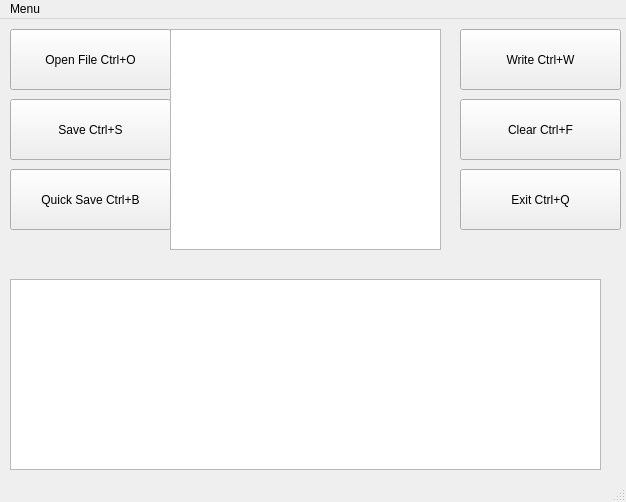
<?xml version="1.0" encoding="UTF-8"?>
<ui version="4.0">
 <class>MainWindow</class>
 <widget class="QMainWindow" name="MainWindow">
  <property name="geometry">
   <rect>
    <x>0</x>
    <y>0</y>
    <width>626</width>
    <height>502</height>
   </rect>
  </property>
  <property name="windowTitle">
   <string>MainWindow</string>
  </property>
  <widget class="QWidget" name="centralwidget">
   <widget class="QPushButton" name="pushButton">
    <property name="geometry">
     <rect>
      <x>10</x>
      <y>10</y>
      <width>161</width>
      <height>61</height>
     </rect>
    </property>
    <property name="text">
     <string>Open File Ctrl+O</string>
    </property>
   </widget>
   <widget class="QPushButton" name="pushButton_2">
    <property name="geometry">
     <rect>
      <x>10</x>
      <y>80</y>
      <width>161</width>
      <height>61</height>
     </rect>
    </property>
    <property name="text">
     <string>Save Ctrl+S</string>
    </property>
   </widget>
   <widget class="QTextEdit" name="textEdit">
    <property name="geometry">
     <rect>
      <x>170</x>
      <y>10</y>
      <width>271</width>
      <height>221</height>
     </rect>
    </property>
    <property name="html">
     <string>&lt;!DOCTYPE HTML PUBLIC &quot;-//W3C//DTD HTML 4.0//EN&quot; &quot;http://www.w3.org/TR/REC-html40/strict.dtd&quot;&gt;
&lt;html&gt;&lt;head&gt;&lt;meta name=&quot;qrichtext&quot; content=&quot;1&quot; /&gt;&lt;style type=&quot;text/css&quot;&gt;
p, li { white-space: pre-wrap; }
&lt;/style&gt;&lt;/head&gt;&lt;body style=&quot; font-family:'MS Shell Dlg 2'; font-size:7.8pt; font-weight:400; font-style:normal;&quot;&gt;
&lt;p style=&quot;-qt-paragraph-type:empty; margin-top:0px; margin-bottom:0px; margin-left:0px; margin-right:0px; -qt-block-indent:0; text-indent:0px;&quot;&gt;&lt;br /&gt;&lt;/p&gt;&lt;/body&gt;&lt;/html&gt;</string>
    </property>
   </widget>
   <widget class="QTextBrowser" name="textBrowser">
    <property name="geometry">
     <rect>
      <x>10</x>
      <y>260</y>
      <width>591</width>
      <height>191</height>
     </rect>
    </property>
    <property name="html">
     <string>&lt;!DOCTYPE HTML PUBLIC &quot;-//W3C//DTD HTML 4.0//EN&quot; &quot;http://www.w3.org/TR/REC-html40/strict.dtd&quot;&gt;
&lt;html&gt;&lt;head&gt;&lt;meta name=&quot;qrichtext&quot; content=&quot;1&quot; /&gt;&lt;style type=&quot;text/css&quot;&gt;
p, li { white-space: pre-wrap; }
&lt;/style&gt;&lt;/head&gt;&lt;body style=&quot; font-family:'MS Shell Dlg 2'; font-size:7.8pt; font-weight:400; font-style:normal;&quot;&gt;
&lt;p style=&quot;-qt-paragraph-type:empty; margin-top:0px; margin-bottom:0px; margin-left:0px; margin-right:0px; -qt-block-indent:0; text-indent:0px;&quot;&gt;&lt;br /&gt;&lt;/p&gt;&lt;/body&gt;&lt;/html&gt;</string>
    </property>
   </widget>
   <widget class="QPushButton" name="pushButton_3">
    <property name="geometry">
     <rect>
      <x>460</x>
      <y>80</y>
      <width>161</width>
      <height>61</height>
     </rect>
    </property>
    <property name="text">
     <string>Clear Ctrl+F</string>
    </property>
   </widget>
   <widget class="QPushButton" name="pushButton_4">
    <property name="geometry">
     <rect>
      <x>460</x>
      <y>10</y>
      <width>161</width>
      <height>61</height>
     </rect>
    </property>
    <property name="text">
     <string>Write Ctrl+W</string>
    </property>
   </widget>
   <widget class="QPushButton" name="pushButton_5">
    <property name="geometry">
     <rect>
      <x>460</x>
      <y>150</y>
      <width>161</width>
      <height>61</height>
     </rect>
    </property>
    <property name="text">
     <string>Exit Ctrl+Q</string>
    </property>
   </widget>
   <widget class="QPushButton" name="pushButton_6">
    <property name="geometry">
     <rect>
      <x>10</x>
      <y>150</y>
      <width>161</width>
      <height>61</height>
     </rect>
    </property>
    <property name="text">
     <string>Quick Save Ctrl+B</string>
    </property>
   </widget>
  </widget>
  <widget class="QMenuBar" name="menubar">
   <property name="geometry">
    <rect>
     <x>0</x>
     <y>0</y>
     <width>626</width>
     <height>26</height>
    </rect>
   </property>
   <widget class="QMenu" name="menuMenu">
    <property name="title">
     <string>Menu</string>
    </property>
    <addaction name="Dosya_ac"/>
    <addaction name="actionDosyaya_Yaz"/>
    <addaction name="actionMetni_Sil"/>
    <addaction name="actionYaz"/>
    <addaction name="actionCikis"/>
    <addaction name="actionHizli_Kayit"/>
   </widget>
   <addaction name="menuMenu"/>
  </widget>
  <widget class="QStatusBar" name="statusbar"/>
  <action name="Dosya_ac">
   <property name="text">
    <string>Dosya Ac</string>
   </property>
  </action>
  <action name="actionDosyaya_Yaz">
   <property name="text">
    <string>Dosyaya Yaz</string>
   </property>
  </action>
  <action name="actionMetni_Sil">
   <property name="text">
    <string>Metni Sil</string>
   </property>
  </action>
  <action name="actionYaz">
   <property name="text">
    <string>Yaz </string>
   </property>
   <property name="shortcut">
    <string>Ctrl+W</string>
   </property>
  </action>
  <action name="actionCikis">
   <property name="text">
    <string>Cikis</string>
   </property>
   <property name="shortcut">
    <string>Ctrl+Q</string>
   </property>
  </action>
  <action name="actionHizli_Kayit">
   <property name="text">
    <string>Hizli Kayit</string>
   </property>
   <property name="shortcut">
    <string>Ctrl+B</string>
   </property>
  </action>
 </widget>
 <resources/>
 <connections/>
</ui>
